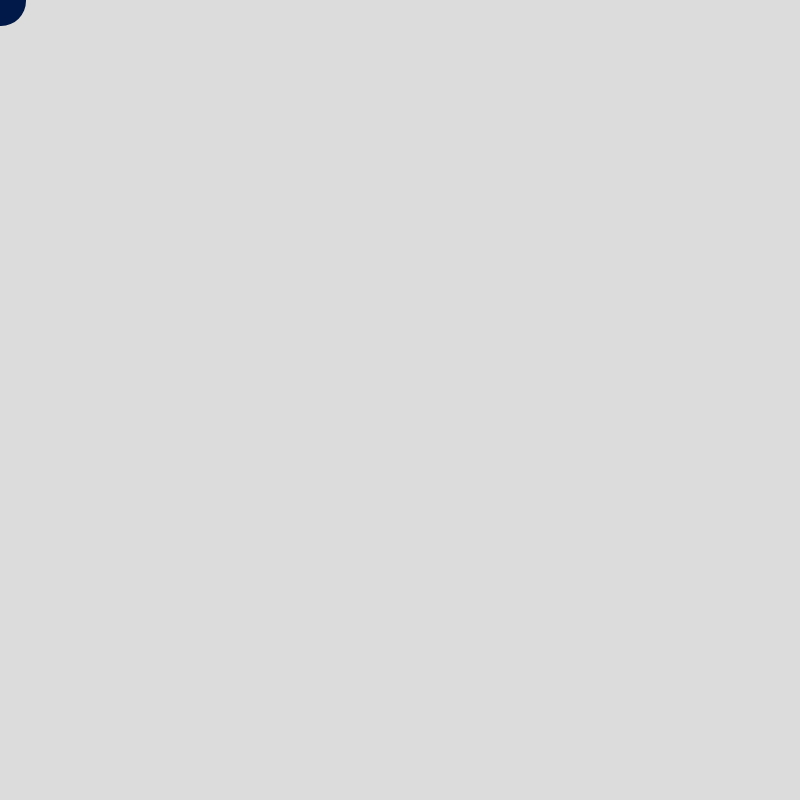
Frame 1 (no input)
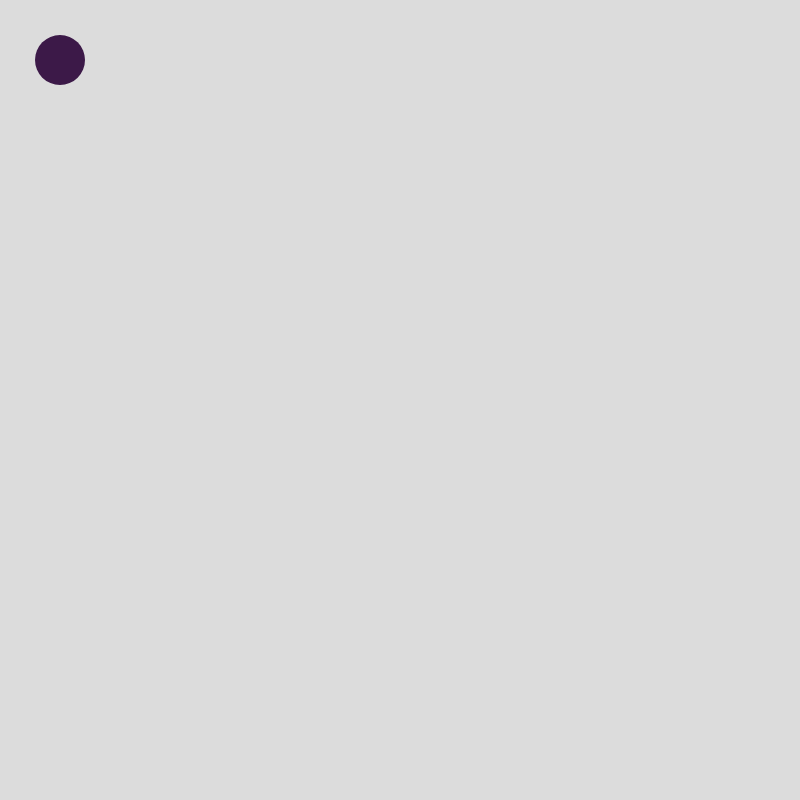
Frame 60 (no input)
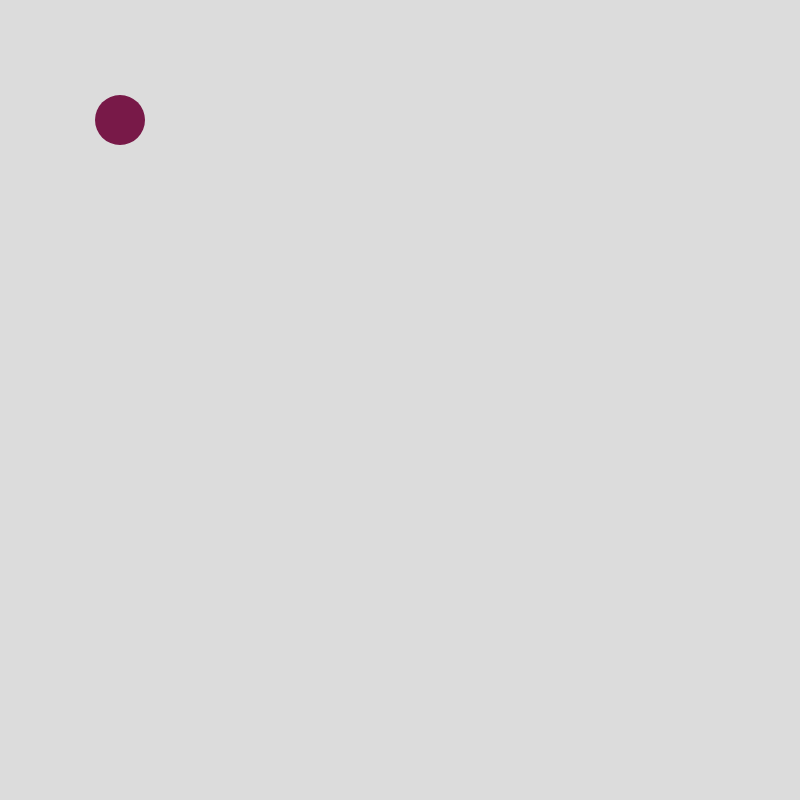
Frame 120 (the mouse pressed at the canvas centre since frame 60)

The p5.js sketch that drew these frames (run headless with seeded random() and noise() and a simulated clock; from frame 60 on, the mouse is pressed at the canvas centre):

// p5.js sketch
// ── sketch.js
// Globale Valiablen

const CANVAS_SIZE = 800;
let x = 0;
let y = 0;
let xTrans = 1;
let yTrans = 1;

// Die Setup wird 1mal am Anfang ausgefuehrt.
// Hier definiert ihr Anfangskonfigurationen wie z.B. die Groesse des Canvas
window.setup = function () {
  createCanvas(CANVAS_SIZE, CANVAS_SIZE);
};

// Die Draw-Funktion wird in einer Endlos-Schleife ausgefuehrt. Hier definiert ihr den Groessteil eures Sketches.
window.draw = function () {
  background(220);

  if (x > width) {
    xTrans = -1;
  }
  if (x < 0) {
    xTrans = 1;
  }

  if (y > height || y < 0) {
    yTrans = yTrans * -1;
  }

  x = x + xTrans;
  y = y + yTrans;
  drawEllipse(x, y, 50, color(x % 255, 25, 72));
};

function drawEllipse(x, y, size, col) {
  fill(col);
  noStroke();
  ellipse(x, y, size, size);
}
